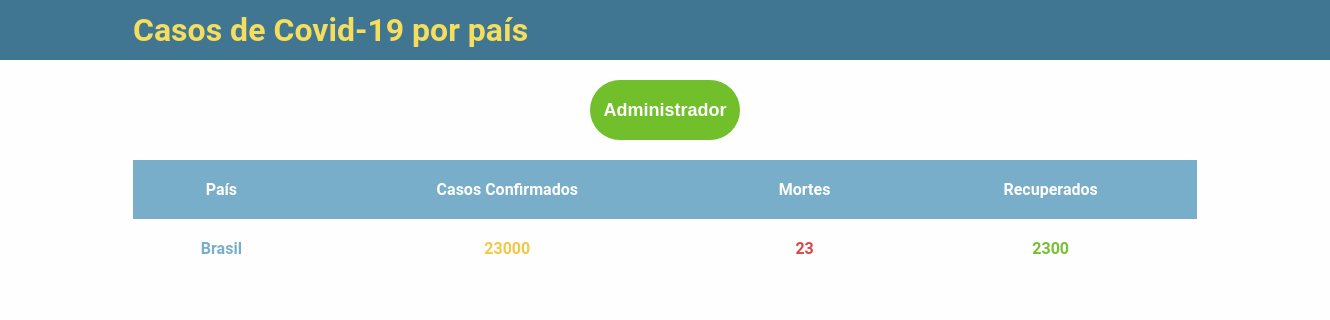
/, run on an earlier commit of the app's database.
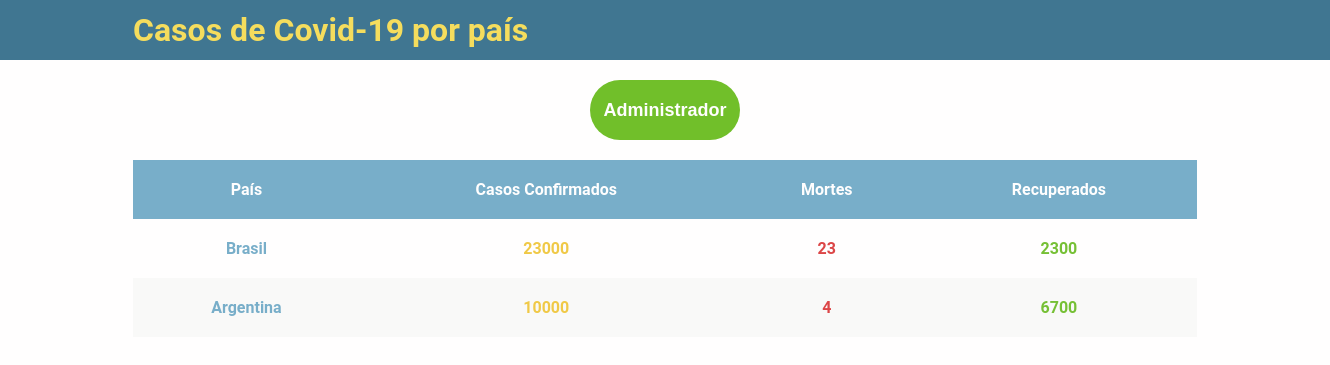
And on a later commit of the database.
### countrycases/models.py (models this page shows, shortened)
class Cases(models.Model):
    country = models.OneToOneField(Country, on_delete=models.CASCADE)
    confirmed_cases = models.IntegerField(default=0)
    death_cases = models.IntegerField(default=0)
    recovery_cases = models.IntegerField(default=0)

class Country(models.Model):
    country_name = models.CharField(max_length=200)

### countrycases/views.py (the view)
# urls.py: path('', views.index, name='index'),
def index(request):
    cases_list = Cases.objects.order_by('-confirmed_cases')
    context = {
        'cases_list': cases_list
    }
    return render(request, 'countrycases/index.html', context)

### countrycases/templates/countrycases/index.html
{% load static %}
<link rel="stylesheet" type="text/css" href="{% static 'countrycases/style.css' %}"/>
<body>
<div>
    <header class="header">
        <h1 class="header-title">Casos de Covid-19 por país</h1>
    </header>
    <section class="admin">
        <a class="admin-anchor" href="{% url 'admin:index' %}">
            <button class="admin-button">Administrador</button>
        </a>
    </section>
    {% if cases_list %}
    <table class="cases-table">
        <thead>
        <tr>
            <th>País</th>
            <th>Casos Confirmados</th>
            <th>Mortes</th>
            <th>Recuperados</th>
        </tr>
        </thead>
        <tbody>
        {% for case in cases_list %}
        <tr>
            <td>{{ case.country.country_name }}</td>
            <td class="cases">{{ case.confirmed_cases }}</td>
            <td class="deaths">{{ case.death_cases }}</td>
            <td class="recoveries">{{ case.recovery_cases }}</td>
        </tr>
        {% endfor %}
        </tbody>
    </table>
    {% else %}
    <p>No cases.</p>
    {% endif %}
</div>
</body>

### countrycases/static/countrycases/style.css (style rules this page uses)
* { -webkit-appearance: none; margin: 0; }
body { width: 100vw; overflow-x: hidden; background-color: #fffefe; font-family: "Roboto", sans-serif; }
div { width: 100%; display: flex; flex-direction: column; justify-content: center; align-items: center; gap: 20px; }
.header { width: 100%; height: 60px; background-color: #407691; display: flex; align-items: center; justify-content: flex-start; padding-left: 20%; }
.header-title { color: #f5dd5d; }
.admin { width: 100%; display: flex; align-items: center; justify-content: center; }
.admin-button { width: 150px; height: 60px; font-size: 18px; font-weight: bold; color: #fffefe; background-color: #71bf2a; border: none; border-radius: 30px; transition: 0.4s; }
.cases-table { width: 80%; height: 100%; border: none; border-collapse: collapse; caption-side: bottom; }
td, th { border: none; }
td { padding: 20px 20px; text-align: center; }
th { padding: 20px 20px; text-align: center; background-color: #78aec9; color: #fffefe; }
tr { color: #78aec9; font-weight: 700; background-color: #fffefe; }
tbody > tr:nth-of-type(even) { background-color: #f9f9f8; }
.cases { color: #f0c947; }
.deaths { color: #dc4647; }
.recoveries { color: #76c035; }

What changed in the data, as far as the page shows it:
added Cases: country.country_name "Argentina", confirmed_cases "10000", death_cases "4", recovery_cases "6700"
